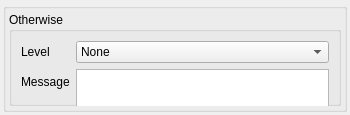
<?xml version="1.0" encoding="UTF-8"?>
<ui version="4.0">
 <class>OtherwiseConditionWidget</class>
 <widget class="QWidget" name="OtherwiseConditionWidget">
  <property name="geometry">
   <rect>
    <x>0</x>
    <y>0</y>
    <width>350</width>
    <height>115</height>
   </rect>
  </property>
  <property name="minimumSize">
   <size>
    <width>350</width>
    <height>115</height>
   </size>
  </property>
  <property name="windowTitle">
   <string/>
  </property>
  <layout class="QVBoxLayout" name="verticalLayout_3">
   <property name="spacing">
    <number>3</number>
   </property>
   <property name="margin">
    <number>3</number>
   </property>
   <item>
    <widget class="QGroupBox" name="groupBox_3">
     <property name="title">
      <string/>
     </property>
     <layout class="QVBoxLayout" name="verticalLayout_2">
      <property name="margin">
       <number>3</number>
      </property>
      <item>
       <widget class="QGroupBox" name="groupBox">
        <property name="title">
         <string>Otherwise</string>
        </property>
        <layout class="QVBoxLayout" name="verticalLayout">
         <item>
          <layout class="QGridLayout" name="gridLayout">
           <item row="0" column="0">
            <widget class="QLabel" name="label_3">
             <property name="text">
              <string>Level</string>
             </property>
            </widget>
           </item>
           <item row="0" column="1">
            <widget class="QComboBox" name="m_level">
             <property name="minimumContentsLength">
              <number>7</number>
             </property>
             <item>
              <property name="text">
               <string>None</string>
              </property>
             </item>
             <item>
              <property name="text">
               <string>Critical</string>
              </property>
             </item>
             <item>
              <property name="text">
               <string>Error</string>
              </property>
             </item>
             <item>
              <property name="text">
               <string>Warning</string>
              </property>
             </item>
             <item>
              <property name="text">
               <string>Debug</string>
              </property>
             </item>
             <item>
              <property name="text">
               <string>Info</string>
              </property>
             </item>
            </widget>
           </item>
           <item row="1" column="0">
            <widget class="QLabel" name="label_4">
             <property name="text">
              <string>Message</string>
             </property>
            </widget>
           </item>
           <item row="1" column="1">
            <widget class="QPlainTextEdit" name="m_message">
             <property name="minimumSize">
              <size>
               <width>100</width>
               <height>40</height>
              </size>
             </property>
            </widget>
           </item>
          </layout>
         </item>
        </layout>
       </widget>
      </item>
     </layout>
    </widget>
   </item>
  </layout>
 </widget>
 <resources/>
 <connections/>
</ui>
